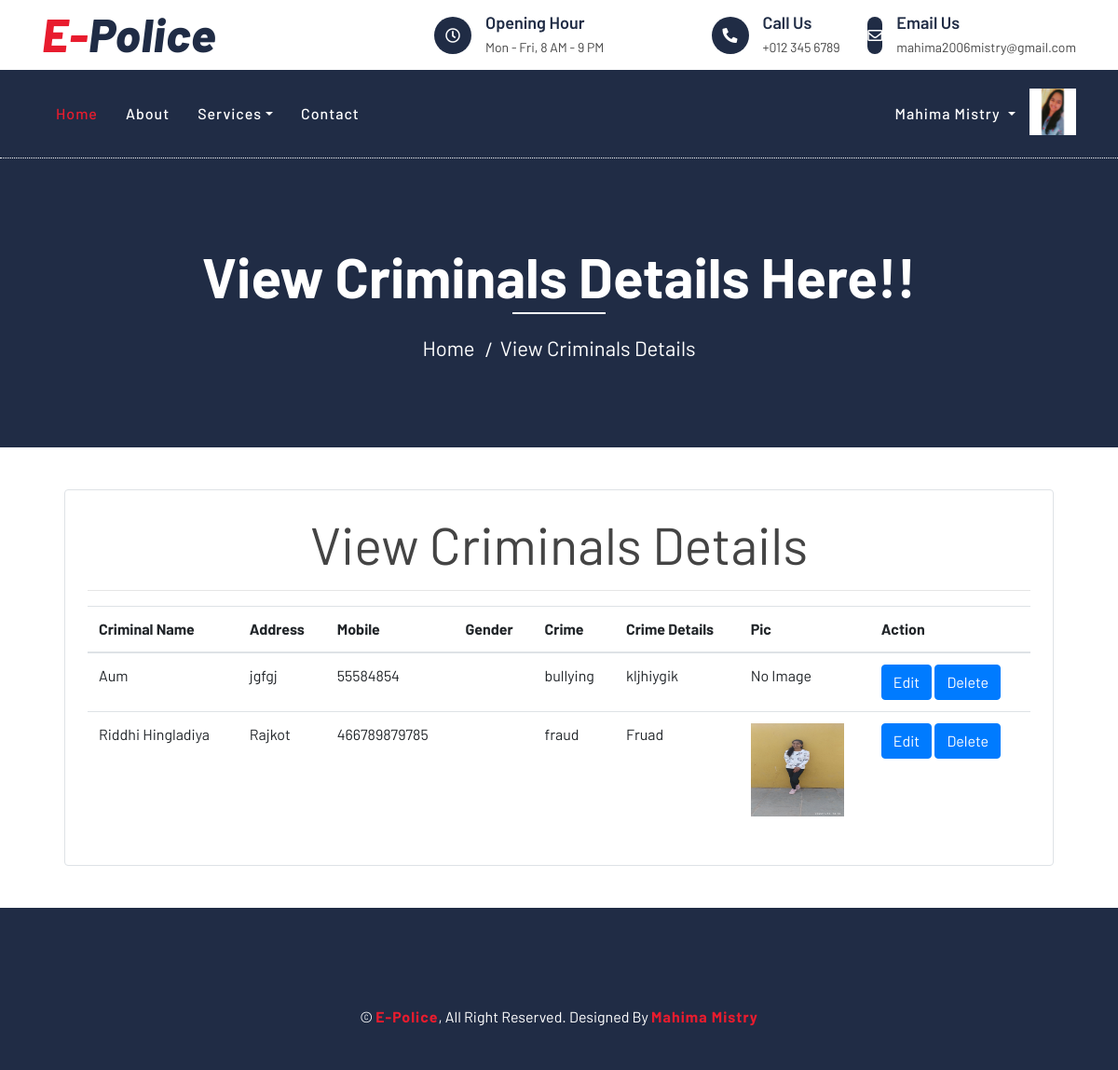
/view_criminal/ (signed in), run on an earlier commit of the app's database.
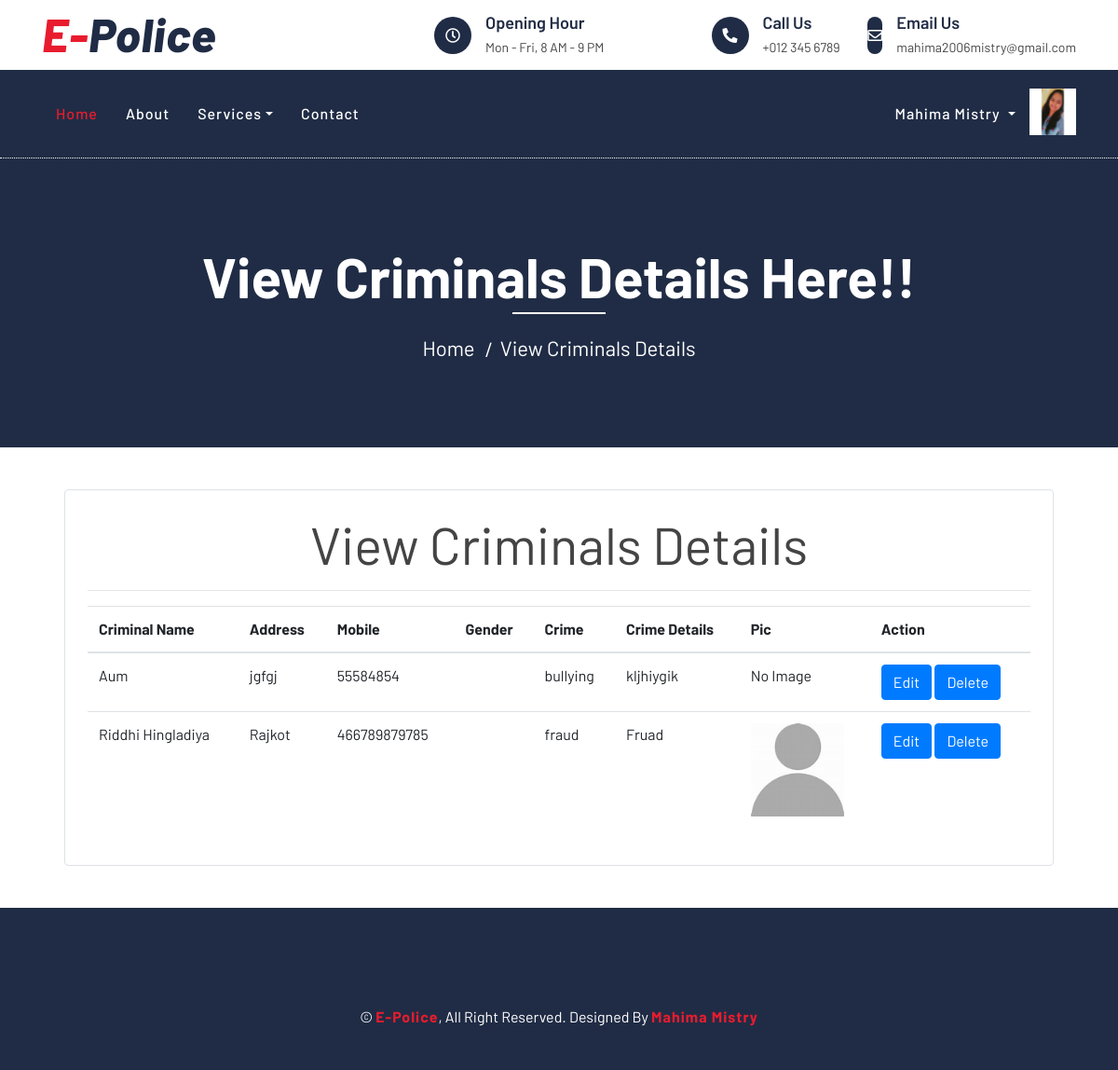
And on a later commit of the database.
### epolice/models.py (models this page shows, shortened)
class Criminal(models.Model):
    uid = models.ForeignKey(User,on_delete=models.CASCADE)
    criminal_name = models.CharField(max_length=50)
    address = models.TextField(max_length=300)
    mobile = models.CharField(max_length=20)
    crime = models.CharField(max_length=50)
    crime_details = models.TextField(max_length=300)
    pic = models.FileField(upload_to='criminals',null=True,blank=True)

### epolice/views.py (the view)
# urls.py: path('view_criminal/',views.view_criminal,name='view_criminal'),
def view_criminal(request):
    uid = User.objects.get(email=request.session['email'])
    criminals = Criminal.objects.all()
    return render(request,'view_criminals.html',{'uid':uid,'criminals':criminals})

### epolice/templates/view_criminals.html (shortened to what this page needs)
{% extends 'header.html' %}
{% load static %}
{% block content %}
<div class="page-header">
    <div class="container">
        <div class="row">
            <div class="col-12">
                <h2>View Criminals Details Here!!</h2>
            </div>
            <div class="col-12">
                <a href="{% url 'index' %}">Home</a>
                <a href="">View Criminals Details</a>
            </div>
        </div>
    </div>
</div>
<div class="container">
    <div class="border rounded p-4 m-4">
        <p class="display-4 text-center"><b>View Criminals Details</b></p>
        <hr>
        <table class="table">
            <thread>
                <tr>
                    <th>Criminal Name</th>
                    <th>Address</th>
                    <th>Mobile</th>
                    <th>Gender</th>
                    <th>Crime</th>
                    <th>Crime Details</th>
                    <th>Pic</th>
                    <th>Action</th>
                </tr>
            </thread>
            <tbody>
                {% for criminal in criminals %}
                    <tr>
                        <td>{{ criminal.criminal_name }}</td>
                        <td>{{ criminal.address }}</td>
                        <td>{{ criminal.mobile }}</td>
                        <td>{{ criminal.gender }}</td>
                        <td>{{ criminal.crime }}</td>
                        <td>{{ criminal.crime_details }}</td>
                        {% if criminal.pic %}
                        <td>
                            <img src="{{ criminal.pic.url }}" height="100px" width="100px" alt="">
                        </td>
                        {% else %}
                        <td>
                            No Image
                        </td>
                        {% endif %}
                        <td>
                            <a href="{% url 'edit_criminal' criminal.id %}"><button class="btn btn-primary" type="button">Edit</button></a>
                            <a href="{% url 'delete_criminal' criminal.id %}"><button class="btn btn-primary" type="button">Delete</button></a>
                        </td>
                    </tr>
                {% endfor %}
            </tbody>
        </table>
    </div>
</div>
{% endblock %}

What changed in the data, as far as the page shows it:
changed Criminal "Riddhi Hingladiya": pic: a different picture
